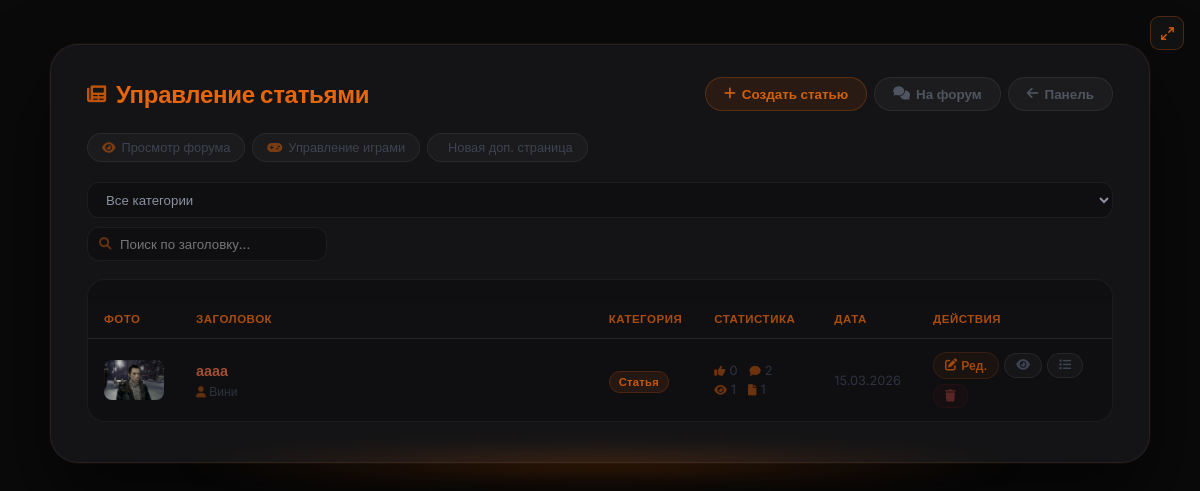
/admin/articles (signed in), run on an earlier commit of the app's database.
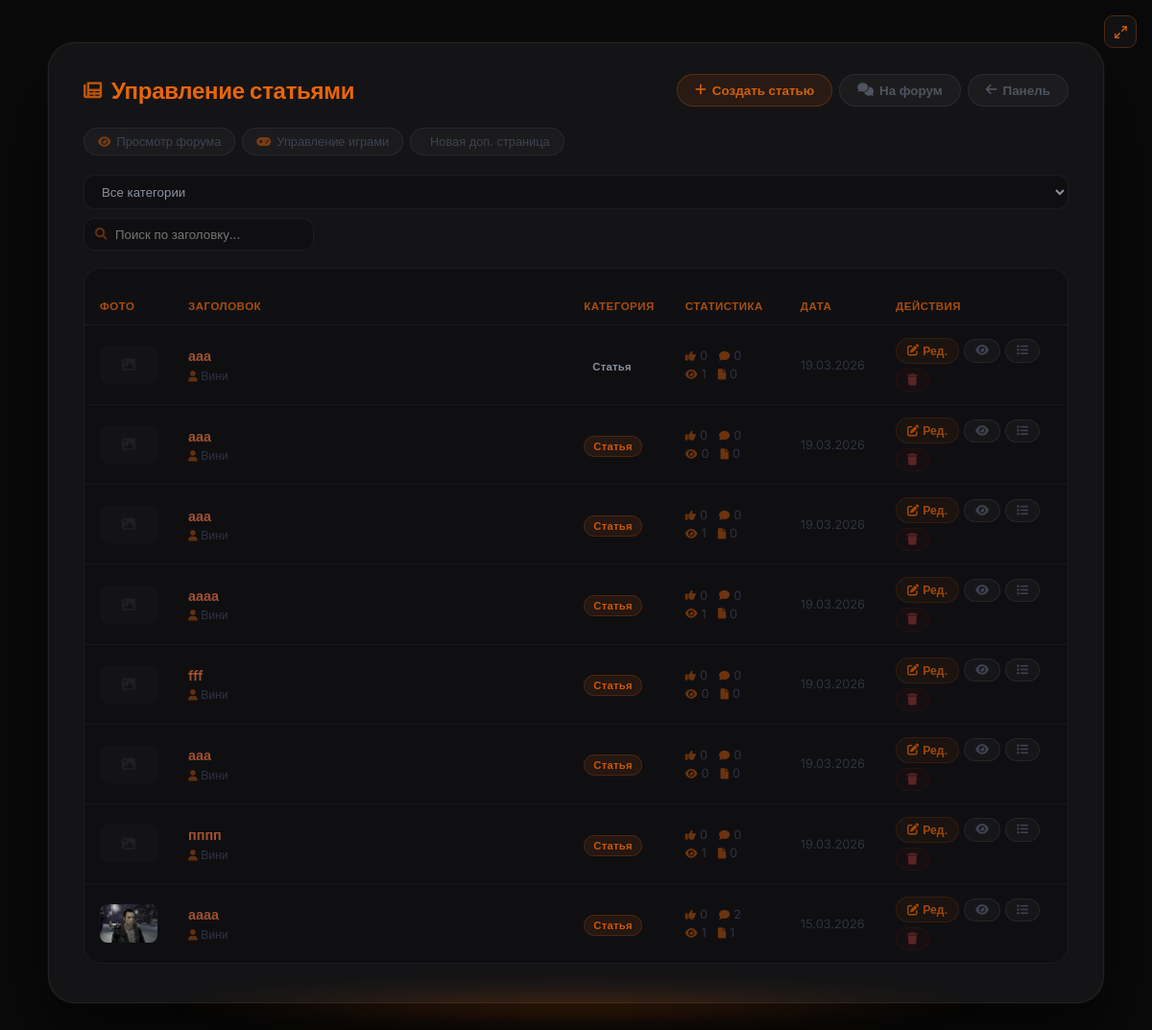
And on a later commit of the database.
### models.py (models this page shows, shortened)
class Article(db.Model):
    __tablename__ = 'articles'
    id          = db.Column(db.Integer, primary_key=True)
    title       = db.Column(db.String(300), nullable=False)
    preview     = db.Column(db.Text, nullable=True)       # краткое описание
    content     = db.Column(db.Text, nullable=False)
    image       = db.Column(db.String(500), nullable=True)  # URL изображения (старый способ)
    image_file  = db.Column(db.String(300), nullable=True)  # имя файла загруженного изображения
    video_url   = db.Column(db.String(500), nullable=True)  # ссылка на YouTube
    video_file  = db.Column(db.String(300), nullable=True)  # загруженный видео-файл
    category    = db.Column(db.String(50), default='article')
    views       = db.Column(db.Integer, default=0)
    likes       = db.Column(db.Integer, default=0)
    dislikes    = db.Column(db.Integer, default=0)
    created_at  = db.Column(db.DateTime, default=datetime.utcnow)
    updated_at  = db.Column(db.DateTime, default=datetime.utcnow, onupdate=datetime.utcnow)
    author_id   = db.Column(db.Integer, db.ForeignKey('users.id'), nullable=False)
    game_id     = db.Column(db.Integer, db.ForeignKey('games.id'), nullable=True)
    comments    = db.relationship('Comment',      backref='article', lazy='dynamic',
                                  cascade='all, delete-orphan')
    votes       = db.relationship('Vote',         backref='article', lazy='dynamic',
                                  cascade='all, delete-orphan')
    extra_pages = db.relationship('ExtraPage',    backref='article', lazy='dynamic',
                                  cascade='all, delete-orphan')
    dropdown_items = db.relationship('DropdownItem', backref='article', lazy='dynamic',
                                     cascade='all, delete-orphan', order_by='DropdownItem.order')
    article_views  = db.relationship('ArticleView',  backref='article', lazy='dynamic',
                                     cascade='all, delete-orphan')
    def get_image_url(self):
        if self.image_file:
            return f'/static/uploads/{self.image_file}'
        if self.image:
            return self.image
        return None

class User(db.Model, UserMixin):
    __tablename__ = 'users'
    id             = db.Column(db.Integer, primary_key=True)
    username       = db.Column(db.String(80),  unique=True, nullable=False)
    email          = db.Column(db.String(120), unique=True, nullable=False)
    password_hash  = db.Column(db.String(256), nullable=False)
    role           = db.Column(db.Integer, default=0)
    created_at     = db.Column(db.DateTime, default=datetime.utcnow)   # дата регистрации
    last_seen      = db.Column(db.DateTime, default=datetime.utcnow)
    banned_until   = db.Column(db.DateTime, nullable=True)
    ban_reason     = db.Column(db.String(500), nullable=True)
    banned_by_id   = db.Column(db.Integer, db.ForeignKey('users.id'), nullable=True)
    recovery_key   = db.Column(db.String(256), nullable=True)
    avatar         = db.Column(db.String(300), nullable=True)
    terms_agreed   = db.Column(db.Boolean, default=False)
    privacy_agreed = db.Column(db.Boolean, default=False)
    articles       = db.relationship('Article',  backref='author',     lazy='dynamic', foreign_keys='Article.author_id')
    comments       = db.relationship('Comment',  backref='author',     lazy='dynamic', foreign_keys='Comment.author_id')
    votes          = db.relationship('Vote',     backref='user',       lazy='dynamic')
    extra_pages    = db.relationship('ExtraPage', backref='author',    lazy='dynamic', foreign_keys='ExtraPage.author_id')
    comment_reactions = db.relationship('CommentReaction', backref='user', lazy='dynamic')

### app.py (the view)
@app.route('/admin/articles')
@login_required
@editor_required
def admin_articles():
    articles = Article.query.order_by(Article.created_at.desc()).all()
    return render_template('admin/articles.html', articles=articles)

### app.py (called while the page is built)
@login_manager.user_loader
def load_user(user_id):
    return User.query.get(int(user_id))

@app.before_request
def update_last_seen():
    if current_user.is_authenticated:
        current_user.last_seen = datetime.utcnow()
        db.session.commit()

@app.after_request
def add_security_headers(response):
    response.headers['X-Content-Type-Options'] = 'nosniff'
    response.headers['X-Frame-Options']        = 'DENY'
    response.headers['X-XSS-Protection']       = '1; mode=block'
    response.headers.pop('Server', None)
    response.headers.pop('X-Powered-By', None)
    return response

def editor_required(f):
    from functools import wraps
    @wraps(f)
    def decorated(*args, **kwargs):
        if not current_user.is_authenticated or current_user.role < 2: abort(403)
        return f(*args, **kwargs)
    return decorated

### templates/admin/articles.html (shortened to what the changed rows need)
{% extends "base.html" %}
{% block content %}
<div class="art-outer">
<div class="art-card">
    <div class="art-header">
        <h1 class="art-title"><i class="fas fa-newspaper"></i> Управление статьями</h1>
    </div>
    <div class="articles-wrap">
        {% if articles %}
        <table class="articles-table" id="articlesTable">
            <thead>
                <tr>
                    <th style="width:66px;">Фото</th>
                    <th>Заголовок</th>
                    <th style="width:95px;">Категория</th>
                    <th style="width:120px;">Статистика</th>
                    <th style="width:85px;">Дата</th>
                    <th style="width:195px;">Действия</th>
                </tr>
            </thead>
            <tbody>
                {% for art in articles %}
                <tr data-category="{{ art.category }}" data-title="{{ art.title | lower }}">
                    <td>{% if art.get_image_url() %}<img src="{{ art.get_image_url() }}" alt="" class="article-thumb-sm">{% else %}<div class="article-thumb-ph"><i class="fas fa-image"></i></div>{% endif %}</td>
                    <td>
                        <a href="{{ url_for('article', article_id=art.id) }}" class="article-title-link" target="_blank">{{ art.title }}</a>
                        <div class="article-sub"><span><i class="fas fa-user"></i> {{ art.author.username }}</span>{% if art.game %}<span><i class="fas fa-gamepad"></i> {{ art.game.name }}</span>{% endif %}</div>
                    </td>
                    <td><span class="badge {{ art.category }}">{{ 'Новость' if art.category == 'news' else 'Статья' }}</span></td>
                    <td>
                        <div class="stat-row"><span><i class="fas fa-thumbs-up"></i> {{ art.likes }}</span><span><i class="fas fa-comment"></i> {{ art.comments.count() }}</span></div>
                        <div class="stat-row" style="margin-top:4px;"><span><i class="fas fa-eye"></i> {{ art.views }}</span><span><i class="fas fa-file"></i> {{ art.extra_pages.count() }}</span></div>
                    </td>
                    <td style="color:#2e3340;font-size:0.8rem;white-space:nowrap;">{{ art.created_at.strftime('%d.%m.%Y') }}</td>
                    <td>
                        <div class="actions-cell">
                            <a href="{{ url_for('admin_article_edit', article_id=art.id) }}" class="action-sm edit"><i class="fas fa-edit"></i> Ред.</a>
                            <a href="{{ url_for('article', article_id=art.id) }}" class="action-sm view" target="_blank"><i class="fas fa-eye"></i></a>
                            <a href="{{ url_for('admin_dropdown_list', article_id=art.id) }}" class="action-sm drops"><i class="fas fa-list"></i></a>
                            <form method="POST" action="{{ url_for('admin_article_delete', article_id=art.id) }}" onsubmit="return confirm('Удалить?');" style="display:inline;">
                                <button type="submit" class="action-sm delete"><i class="fas fa-trash"></i></button>
                            </form>
                        </div>
                    </td>
                </tr>
                {% endfor %}
            </tbody>
        </table>
        {% else %}
        <div class="empty-table"><i class="fas fa-newspaper"></i><p>Статей пока нет</p></div>
        {% endif %}
    </div>
</div>
</div>
{% endblock %}

What changed in the data, as far as the page shows it:
added Article: title "ааа", author.username "Вини", category "Статья", likes "0", comments.count "0", views "1", extra_pages.count "0", created_at "19.03.2026"
added Article: title "ааа", author.username "Вини", category "Статья", likes "0", comments.count "0", views "0", extra_pages.count "0", created_at "19.03.2026"
added Article: title "ааа", author.username "Вини", category "Статья", likes "0", comments.count "0", views "1", extra_pages.count "0", created_at "19.03.2026"
added Article: title "аааа", author.username "Вини", category "Статья", likes "0", comments.count "0", views "1", extra_pages.count "0", created_at "19.03.2026"
added Article: title "fff", author.username "Вини", category "Статья", likes "0", comments.count "0", views "0", extra_pages.count "0", created_at "19.03.2026"
added Article: title "ааа", author.username "Вини", category "Статья", likes "0", comments.count "0", views "0", extra_pages.count "0", created_at "19.03.2026"
added Article: title "пппп", author.username "Вини", category "Статья", likes "0", comments.count "0", views "1", extra_pages.count "0", created_at "19.03.2026"
